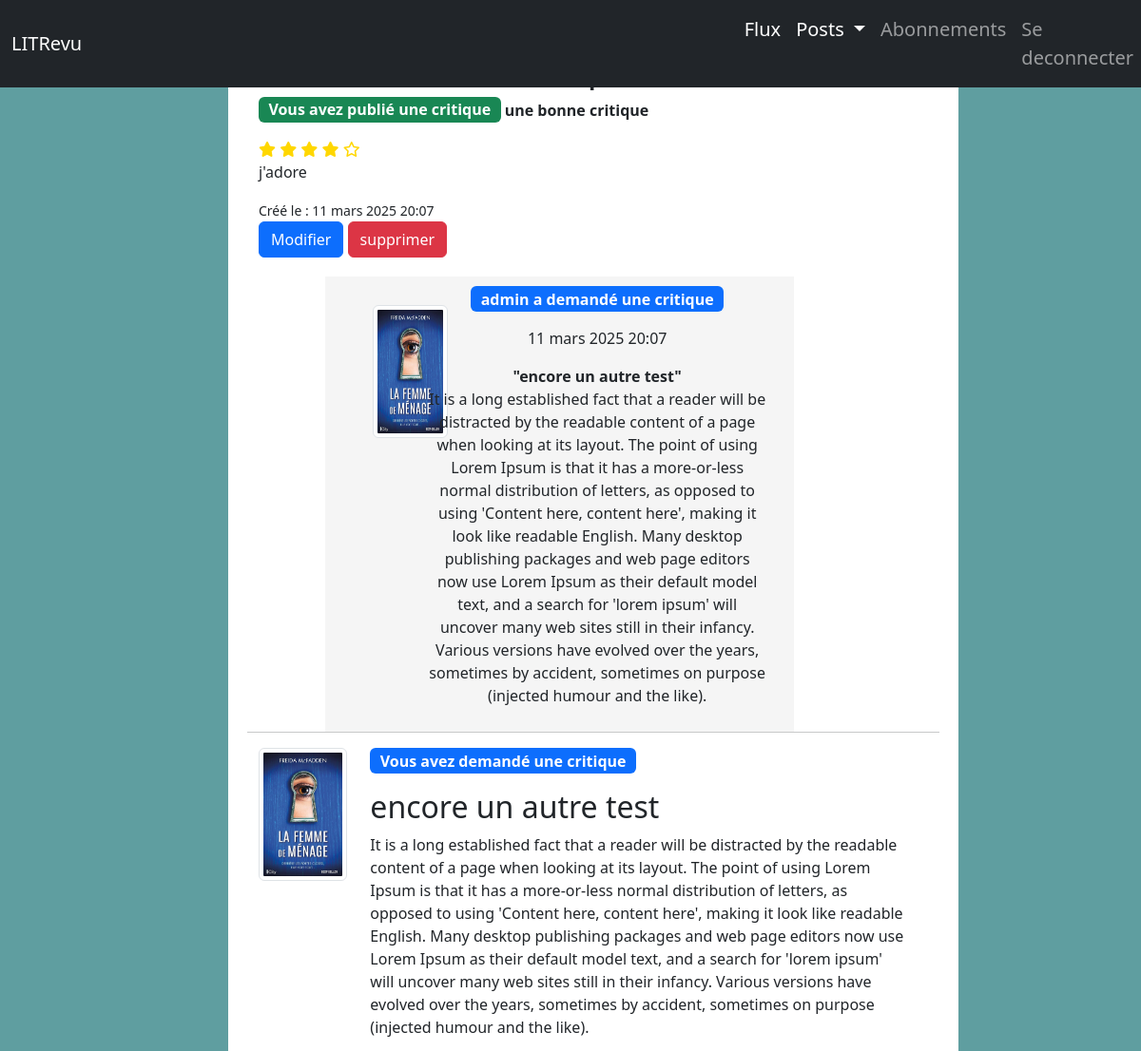
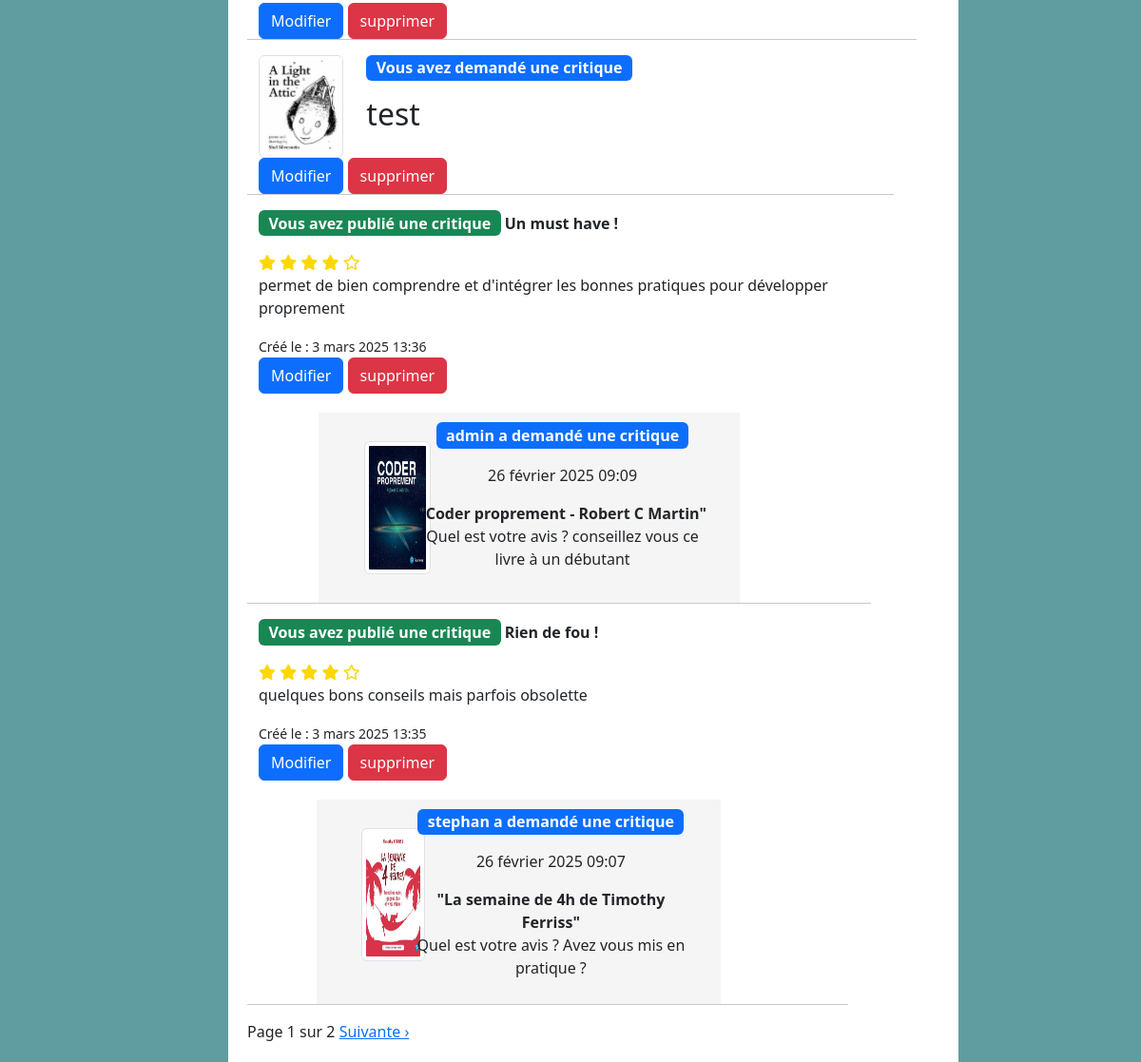
Screenshot of /posts/ (signed in) with the database file from the repository (2 pictures, top to bottom).
### blog/models.py (models this page shows, shortened)
class Review(models.Model):
    ticket = models.ForeignKey(to=Ticket, on_delete=models.CASCADE)
    rating = models.PositiveSmallIntegerField(
        validators=[MinValueValidator(0), MaxValueValidator(5)])
    headline = models.CharField(max_length=128)
    body = models.CharField(max_length=8192, blank=True)
    user = models.ForeignKey(
        to=settings.AUTH_USER_MODEL, on_delete=models.CASCADE)
    time_created = models.DateTimeField(auto_now_add=True)
    def empty_stars(self):
        return 5 - self.rating

class Ticket(models.Model):
    image = models.ForeignKey(Photo,
                              null=True,
                              on_delete=models.SET_NULL,
                              blank=True)
    title = models.CharField(max_length=128)
    description = models.TextField(max_length=2048, blank=True)
    user = models.ForeignKey(settings.AUTH_USER_MODEL,
                             on_delete=models.CASCADE
                             )
    time_created = models.DateTimeField(auto_now_add=True)

class Photo(models.Model):
    image = models.ImageField(blank=True, null=True)
    caption = models.CharField(max_length=128, blank=True, null=True)
    uploader = models.ForeignKey(settings.AUTH_USER_MODEL,
                                 on_delete=models.CASCADE)
    date_created = models.DateTimeField(auto_now_add=True)
    IMAGE_MAX_SIZE = (800, 800)

### authentication/models.py (models this page shows)
class User(AbstractUser):
    pass

### blog/views.py (the view)
# urls.py: path('posts/', UserPostViews.as_view(), name='posts'),
class UserPostViews(LoginRequiredMixin, ListView):
    template_name = "blog/user_posts.html"
    context_object_name = "user_posts"
    paginate_by = 5
    def get_queryset(self):
        user = self.request.user
        tickets = Ticket.objects.filter(user=user)
        reviews = Review.objects.filter(user=user)
        user_posts = sorted(chain(
            tickets, reviews), key=lambda instance: instance.time_created,
            reverse=True)
        return user_posts

### blog/templates/blog/user_posts.html (shortened to what this page needs)
{% extends "base.html" %}
{% block content %}
<h1>Mes posts</h1>
{% if user_posts %}
    <section class="container">
        {% for post in user_posts %}
            <div class="row">
                {% if post.title %}
                <div class="col-md-2">
                    {% if post.image and post.image.image %}
                    <img src="{{post.image.image.url }}" class="img-thumbnail" width="200" alt="">
                    {% endif %}
                </div>
                    <div class="col-md-10">
                        <p class="badge bg-primary">Vous avez demandé une critique</p>
                        <h2> {{ post.title }}</h3>
                        <p>{{ post.description }}</p>
                    </div>
                    <div class="row">
                        <div class="col-md-12">
                        <a class="btn btn-primary"  href="{% url 'edit_ticket' post.id %}">
                            Modifier
                        </a>
                        <a class="btn btn-danger" type="dropdown-item" href="{% url 'ticket_delete' post.id %}">
                            supprimer
                        </a>
                    </div>
                {% else %}
                    <div>
                        <p class="badge bg-success">Vous avez publié une critique</p>
                        <strong>{{ post.headline }}</strong>
                        <div class="rating">
                            {% for _ in ""|ljust:post.rating %}
                            <i class="fas fa-star"></i>
                            {% endfor %}
                            {% for _ in ""|ljust:post.empty_stars %}
                                <i class="far fa-star"></i>
                            {% endfor %}
                        </div>
                        <p>{{ post.body }}</p>
                        <small>Créé le : {{ post.time_created }}</small>
                        <div class="col-md-12">
                            <a class="btn btn-primary"  href="{% url 'review_edit' post.id %}">
                                Modifier
                            </a>
                            <a class="btn btn-danger" type="dropdown-item" href="{% url 'review_delete' post.id %}">
                                supprimer
                            </a>
                        </div>
                    <div class="downTicket">
                        <div class="col-md-2">
                        {% if post.ticket.image and post.ticket.image.image %}
                        <img src="{{ post.ticket.image.image.url}}" class="img-thumbnail" alt="">
                        {% endif %}
                        </div>
                        <div class="col-md-9">
                            <p class="badge bg-primary">{{ post.ticket.user }} a demandé une critique</p>
                            <p>{{ post.ticket.time_created }}</p>
                            <strong> "{{ post.ticket.title }}"</strong>
                            <p>{{ post.ticket.description }}</p>
                        </div>
                    </div>
                {% endif %}
            </div>
            <hr>
        {% endfor %}
    <div class="pagination">
        <span>
            Page {{ page_obj.number }} sur {{ page_obj.paginator.num_pages }}
            {% if page_obj.has_next %}
                <a href="?page={{ page_obj.next_page_number }}">Suivante ›</a>
            {% endif %}
        </span>
    </div>
{% else %}
    <p>Aucune activité enregistrée.</p>
{% endif %}
{% endblock %}

### static/css/styles.css (style rules this page uses)
* { margin: 0; padding: 0; box-sizing: border-box; }
body { width: 80%; margin-left: 20%; margin-right: 20%; }
h1 { text-align: center; }
.downTicket { background-color: whitesmoke; display: flex; justify-content: center; margin-top: 20px; margin-left: 10%; padding: 10px; text-align: center; width: 70%; }
.downTicket .img-thumbnail { width: 120px; height: 140px; margin: 20px; }
.bg-image { background-color: cadetblue; }
.badge { max-width: 400px; font-size: 1em; }
.fa-star { color: gold; }

### rows the page displays
Review: headline "une bonne critique", rating 4 (drawn), body "j'adore", time_created "11 mars 2025 20:07", ticket.image.image (picture), ticket.user "admin", ticket.time_created "11 mars 2025 20:07", ticket "encore un autre test", ticket.description "It is a long established fact that a reader will be distracted by the readable content of a page when looking at its layout. The point of using Lorem Ipsum is that it has a more-or-less normal distribution of letters, as opposed to using 'Content here, content here', making it look like readable English. Many desktop publishing packages and web page editors now use Lorem Ipsum as their default model text, and a search for 'lorem ipsum' will uncover many web sites still in their infancy. Various versions have evolved over the years, sometimes by accident, sometimes on purpose (injected humour and the like)."
Ticket: image.image (picture), title "encore un autre test", description "It is a long established fact that a reader will be distracted by the readable content of a page when looking at its layout. The point of using Lorem Ipsum is that it has a more-or-less normal distribution of letters, as opposed to using 'Content here, content here', making it look like readable English. Many desktop publishing packages and web page editors now use Lorem Ipsum as their default model text, and a search for 'lorem ipsum' will uncover many web sites still in their infancy. Various versions have evolved over the years, sometimes by accident, sometimes on purpose (injected humour and the like)."
Ticket: image.image (picture), title "test"
Review: headline "Un must have !", rating 4 (drawn), body "permet de bien comprendre et d'intégrer les bonnes pratiques pour développer proprement", time_created "3 mars 2025 13:36", ticket.image.image (picture), ticket.user "admin", ticket.time_created "26 février 2025 09:09", ticket "Coder proprement - Robert C Martin", ticket.description "Quel est votre avis ? conseillez vous ce livre à un débutant"
Review: headline "Rien de fou !", rating 4 (drawn), body "quelques bons conseils mais parfois obsolette", time_created "3 mars 2025 13:35", ticket.image.image (picture), ticket.user "stephan", ticket.time_created "26 février 2025 09:07", ticket "La semaine de 4h de Timothy Ferriss", ticket.description "Quel est votre avis ? Avez vous mis en pratique ?"

### other values shown
{{ page_obj.number }} "1"
{{ page_obj.paginator.num_pages }} "2"
